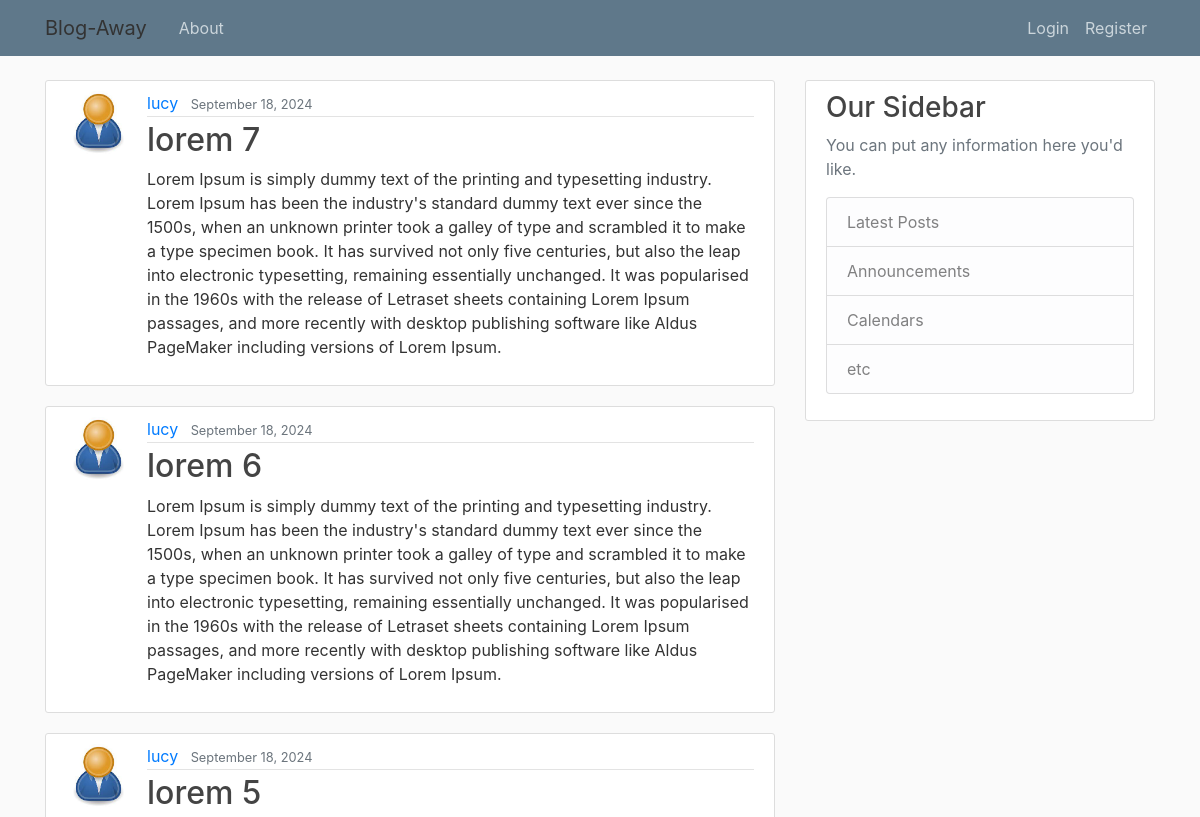
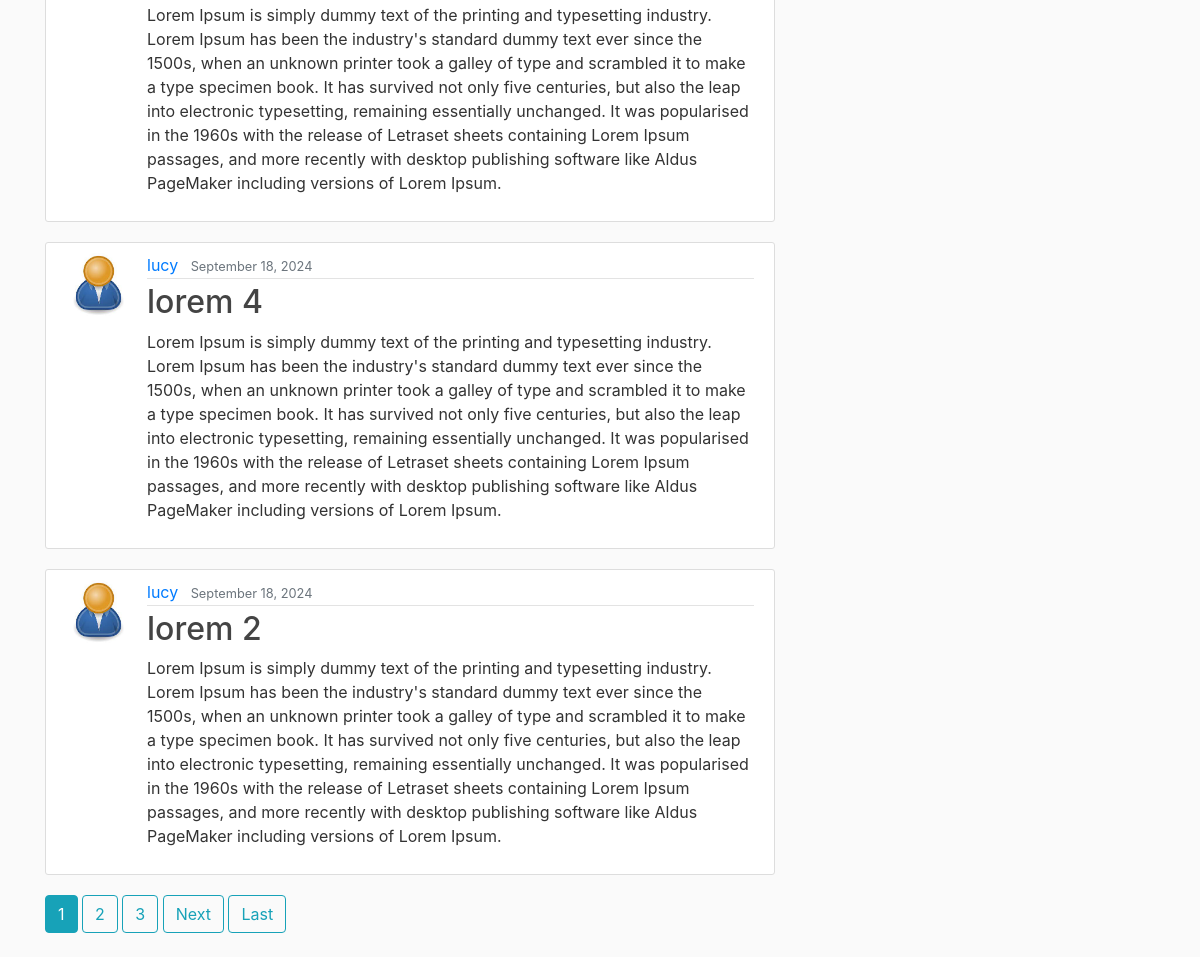
The page / on the database its author committed (2 pictures, top to bottom).
### blog/models.py (models this page shows, shortened)
class Post(models.Model):
    title = models.CharField(max_length=100)
    content = models.TextField()
    date_posted = models.DateTimeField(default=timezone.now)
    author = models.ForeignKey(User, on_delete=models.CASCADE)

### users/models.py (models this page shows, shortened)
class Profile(models.Model):
    user = models.OneToOneField(User, on_delete=models.CASCADE)
    image = models.ImageField(default='default.jpg', upload_to="profile_pics")

### blog/views.py (the view)
# urls.py: path('', PostListView.as_view(), name='blog-home'),
class PostListView(ListView):
    model = Post
    template_name = 'blog/home.html'
    context_object_name = 'posts'
    ordering = ['-date_posted']
    paginate_by = 5

### blog/templates/blog/home.html (shortened to what this page needs)
{% extends "blog/base.html" %}
{% block content %}
    {% for post in posts %}
        <article class="media content-section">
          <img class="rounded-circle article-img" src="{{ post.author.profile.image.url }}">
          <div class="media-body">
            <div class="article-metadata">
              <a class="mr-2" href="{% url 'blog:user-posts' post.author.username %}"">{{ post.author }}</a>
              <small class="text-muted">{{ post.date_posted|date:"F d, Y" }}</small>
            </div>
            <h2><a class="article-title" href="{% url 'blog:post-detail' post.id %}">{{ post.title }}</a></h2>
            <p class="article-content">{{ post.content }}</p>
          </div>
        </article>
    {% endfor %}
    {% if is_paginated %}
      {% for num in page_obj.paginator.page_range %}
        {% if page_obj.number == num %}
          <a class="btn btn-info mb-4" href="?page={{ num }}">{{ num }}</a>
        {% elif num > page_obj.number|add:'-3' and num < page_obj.number|add:'3' %}
          <a class="btn btn-outline-info mb-4" href="?page={{ num }}">{{ num }}</a>
        {% endif %}
      {% endfor %}
      {% if page_obj.has_next %}
        <a class="btn btn-outline-info mb-4" href="?page={{ page_obj.next_page_number }}">Next</a>
        <a class="btn btn-outline-info mb-4" href="?page={{ page_obj.paginator.num_pages }}">Last</a>
      {% endif %}
    {% endif %}
{% endblock %}

### blog/templates/blog/base.html (shortened to what this page needs)
{% load static %}
<!DOCTYPE html>
<html>
<head>
    <link rel="stylesheet" href="https://maxcdn.bootstrapcdn.com/bootstrap/4.0.0/css/bootstrap.min.css">
    <link rel="stylesheet" type="text/css" href="{% static 'blog/main.css' %}">
</head>
<body>
    <header class="site-header">
      <nav class="navbar navbar-expand-md navbar-dark bg-steel fixed-top">
        <div class="container">
          {% if user.is_authenticated %}
          <a class="navbar-brand mr-4" href="{% url 'blog:blog-home' %}">Blog-Away</a>
          {% else %}
          <a class="navbar-brand mr-4">Blog-Away</a>
          {% endif %}
          <div class="collapse navbar-collapse" id="navbarToggle">
            <div class="navbar-nav mr-auto">
              <a class="nav-item nav-link" href="{% url 'blog:blog-about' %}">About</a>
            </div>
            <div class="navbar-nav">
              {% if user.is_authenticated %}
              <a class="nav-item nav-link" href="{% url 'blog:post-create' %}">New Post</a>
              <a class="nav-item nav-link" href="{% url 'users:logout' %}">Logout</a>
              <a class="nav-item nav-link" href="{% url 'users:profile' %}">Profile</a>
              {% else %}
              <a class="nav-item nav-link" href="{% url 'login' %}">Login</a>
              <a class="nav-item nav-link" href="{% url 'users:register' %}">Register</a>
              {% endif %}
            </div>
          </div>
        </div>
      </nav>
    </header>
    <main role="main" class="container">
      <div class="row">
        <div class="col-md-8">
          {% block content %}{% endblock %}
        </div>
        <div class="col-md-4">
          <div class="content-section">
            <h3>Our Sidebar</h3>
            <p class='text-muted'>You can put any information here you'd like.
              <ul class="list-group">
                <li class="list-group-item list-group-item-light">Latest Posts</li>
                <li class="list-group-item list-group-item-light">Announcements</li>
                <li class="list-group-item list-group-item-light">Calendars</li>
                <li class="list-group-item list-group-item-light">etc</li>
              </ul>
            </p>
          </div>
        </div>
      </div>
    </main>
</body>
</html>

### blog/static/blog/main.css (style rules this page uses)
body { background: #fafafa; color: #333333; margin-top: 5rem; }
h1, h2, h3, h4, h5, h6 { color: #444444; }
ul { margin: 0; }
.bg-steel { background-color: #5f788a; }
.site-header .navbar-nav .nav-link { color: #cbd5db; }
.content-section { background: #ffffff; padding: 10px 20px; border: 1px solid #dddddd; border-radius: 3px; margin-bottom: 20px; }
.article-title { color: #444444; }
.article-content { white-space: pre-line; }
.article-img { height: 65px; width: 65px; margin-right: 16px; }
.article-metadata { padding-bottom: 1px; margin-bottom: 4px; border-bottom: 1px solid #e3e3e3 }

### rows shown on the page
Post: author.profile.image (placeholder picture), author "lucy", date_posted "September 18, 2024", title "lorem 7", content "Lorem Ipsum is simply dummy text of the printing and typesetting industry. Lorem Ipsum has been the industry's standard dummy text ever since the 1500s, when an unknown printer took a galley of type and scrambled it to make a type specimen book. It has survived not only five centuries, but also the leap into electronic typesetting, remaining essentially unchanged. It was popularised in the 1960s with the release of Letraset sheets containing Lorem Ipsum passages, and more recently with desktop publishing software like Aldus PageMaker including versions of Lorem Ipsum."
Post: author.profile.image (placeholder picture), author "lucy", date_posted "September 18, 2024", title "lorem 6", content "Lorem Ipsum is simply dummy text of the printing and typesetting industry. Lorem Ipsum has been the industry's standard dummy text ever since the 1500s, when an unknown printer took a galley of type and scrambled it to make a type specimen book. It has survived not only five centuries, but also the leap into electronic typesetting, remaining essentially unchanged. It was popularised in the 1960s with the release of Letraset sheets containing Lorem Ipsum passages, and more recently with desktop publishing software like Aldus PageMaker including versions of Lorem Ipsum."
Post: author.profile.image (placeholder picture), author "lucy", date_posted "September 18, 2024", title "lorem 5", content "Lorem Ipsum is simply dummy text of the printing and typesetting industry. Lorem Ipsum has been the industry's standard dummy text ever since the 1500s, when an unknown printer took a galley of type and scrambled it to make a type specimen book. It has survived not only five centuries, but also the leap into electronic typesetting, remaining essentially unchanged. It was popularised in the 1960s with the release of Letraset sheets containing Lorem Ipsum passages, and more recently with desktop publishing software like Aldus PageMaker including versions of Lorem Ipsum."
Post: author.profile.image (placeholder picture), author "lucy", date_posted "September 18, 2024", title "lorem 4", content "Lorem Ipsum is simply dummy text of the printing and typesetting industry. Lorem Ipsum has been the industry's standard dummy text ever since the 1500s, when an unknown printer took a galley of type and scrambled it to make a type specimen book. It has survived not only five centuries, but also the leap into electronic typesetting, remaining essentially unchanged. It was popularised in the 1960s with the release of Letraset sheets containing Lorem Ipsum passages, and more recently with desktop publishing software like Aldus PageMaker including versions of Lorem Ipsum."
Post: author.profile.image (placeholder picture), author "lucy", date_posted "September 18, 2024", title "lorem 2", content "Lorem Ipsum is simply dummy text of the printing and typesetting industry. Lorem Ipsum has been the industry's standard dummy text ever since the 1500s, when an unknown printer took a galley of type and scrambled it to make a type specimen book. It has survived not only five centuries, but also the leap into electronic typesetting, remaining essentially unchanged. It was popularised in the 1960s with the release of Letraset sheets containing Lorem Ipsum passages, and more recently with desktop publishing software like Aldus PageMaker including versions of Lorem Ipsum."

### other values the page prints
{{ num }} "1"
{{ num }} "2" "3"
